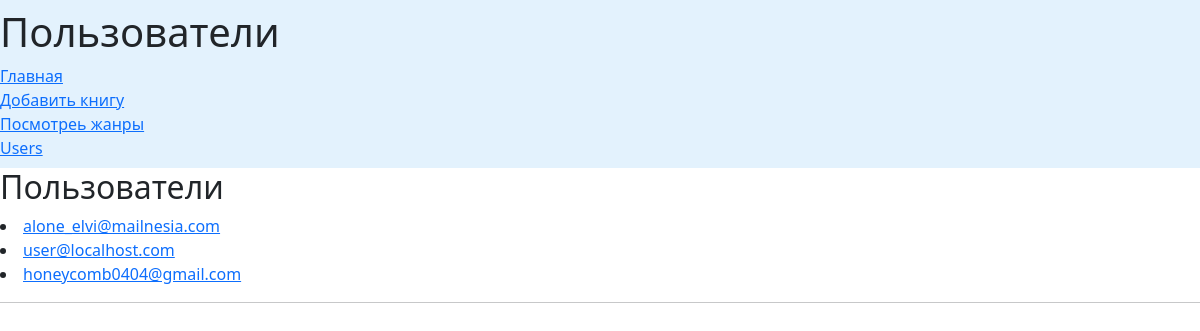
Page /user/users/ (signed in) on the committed database.
### users/models.py (models this page shows, shortened)
class User(AbstractBaseUser, PermissionsMixin):
    email = models.EmailField(max_length=254, unique=True)
    name = models.CharField(max_length=254, null=True, blank=True)
    is_staff = models.BooleanField(default=False)
    is_superuser = models.BooleanField(default=False)
    is_active = models.BooleanField(default=True)
    last_login = models.DateTimeField(null=True, blank=True)
    date_joined = models.DateTimeField(auto_now_add=True)
    birth_date = models.DateField('Дата рождения', validators=[validate_age],
                                  default=timezone.now().date())
    avatar = models.ImageField('Аватар', upload_to='avatars/', null=True,
                               blank=True)
    phone_number = PhoneField('Номер телефона', blank=True)
    phone_confirmed = models.PositiveIntegerField('Подтверждено',
                                                  default=0000)
    USERNAME_FIELD = 'email'
    EMAIL_FIELD = 'email'
    REQUIRED_FIELDS = []
    class Meta:
        verbose_name = 'Пользователь'
        verbose_name_plural = 'Пользователи'
    objects = UserManager()

### users/views.py (the view)
# urls.py: path('users/', ShowAllUsersWindow.as_view(), name='users'),
class ShowAllUsersWindow(DataMixin, ListView):
    model = User
    fields = '__all__'
    success_url = reverse_lazy('books:book_all')
    template_name = "users/users.html"
    context_object_name = 'users'
    def get_context_data(self, *, object_list=None, **kwargs):
        context = super().get_context_data(**kwargs)
        context['now'] = timezone.now()
        c_def = self.get_user_context(title="Пользователи")
        ic(c_def)
        return dict(list(context.items()) + list(c_def.items()))

### books/utils.py (called while the page is built)
    def get_user_context(self, **kwargs):
        user_menu = menu.copy()
        if not self.request.user.is_authenticated:
            user_menu.pop(3)
        context = kwargs
        genre = Genre.objects.all()
        context['menu'] = user_menu
        context['genre'] = genre
        return context

### templates/users/users.html (shortened to what this page needs)
{% extends 'base.html' %}
{% block content %}
<h2>Пользователи</h2>
{% for user in  users %}
<li>
    <a href="{% url 'user:edit' user.pk %}">{{ user.email }}</a>
</li>
{% endfor %}
<hr>
{% endblock content %}

### rows in the picture
User: email "alone_elvi@mailnesia.com"
User: email "user@localhost.com"
User: email "honeycomb0404@gmail.com"

### other values in the picture
{{ title }} "Пользователи"
{{ item_menu.title }} "Главная" "Добавить книгу" "Посмотреь жанры" "Users"
